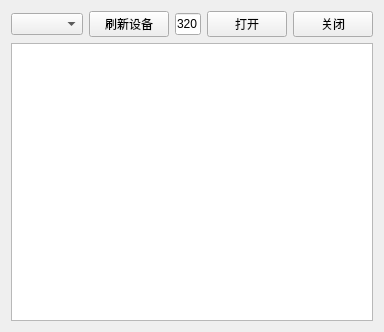
<?xml version="1.0" encoding="UTF-8"?>
<ui version="4.0">
 <class>Widget</class>
 <widget class="QWidget" name="Widget">
  <property name="geometry">
   <rect>
    <x>0</x>
    <y>0</y>
    <width>384</width>
    <height>332</height>
   </rect>
  </property>
  <property name="windowTitle">
   <string>Widget</string>
  </property>
  <layout class="QGridLayout" name="gridLayout">
   <item row="0" column="3">
    <widget class="QPushButton" name="btnOpen">
     <property name="text">
      <string>打开</string>
     </property>
    </widget>
   </item>
   <item row="0" column="1">
    <widget class="QPushButton" name="btnRefresh">
     <property name="text">
      <string>刷新设备</string>
     </property>
    </widget>
   </item>
   <item row="0" column="4">
    <widget class="QPushButton" name="btnClose">
     <property name="text">
      <string>关闭</string>
     </property>
    </widget>
   </item>
   <item row="0" column="0">
    <widget class="QComboBox" name="comboBox"/>
   </item>
   <item row="1" column="0" colspan="5">
    <widget class="QTextEdit" name="textEdit"/>
   </item>
   <item row="0" column="2">
    <widget class="QLineEdit" name="lineEdit">
     <property name="text">
      <string>320</string>
     </property>
    </widget>
   </item>
  </layout>
 </widget>
 <resources/>
 <connections/>
</ui>
